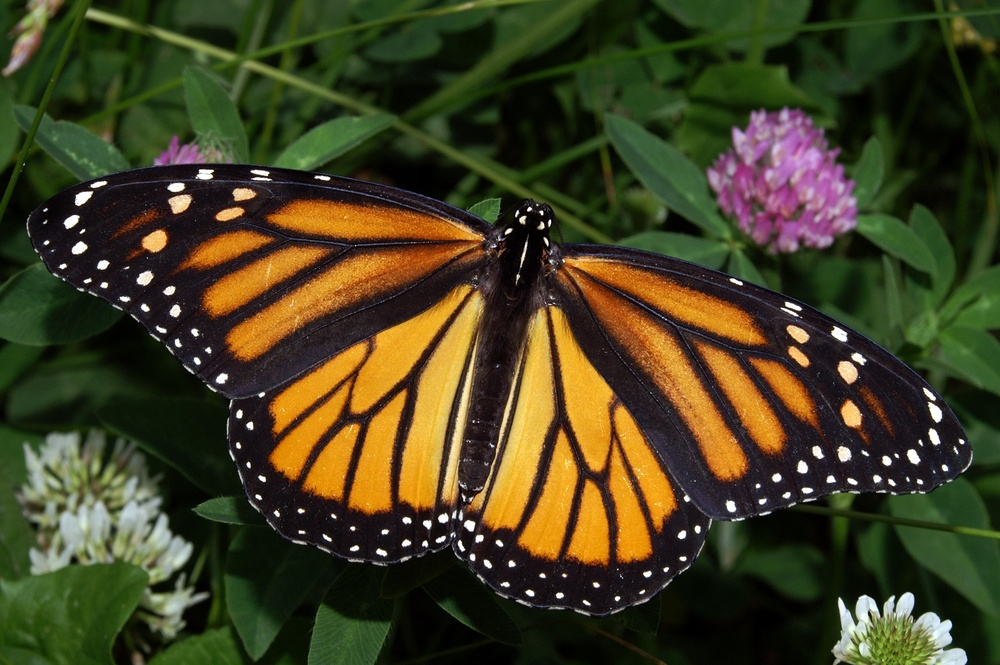
#> input picture Lessons&CourseWorks/1. IntroToComputerVision/3.TypeOfFeatures&Segmentation/3.K-MeansClustering/images/monarch.jpg, 1000 x 665 px, shrunk from 3008 x 2000 before the run
$ jupyter execute K-means-zh.ipynb   (shell and % lines are left out)
#> lines starting #> are read from the running program, lines starting #| are printed output that depends on the picture
# K均值聚类

### 导入资源并显示图像

[cell 1]
import numpy as np
import matplotlib.pyplot as plt
import cv2


# Read in the image
## TODO: Check out the images directory to see other images you can work with
# And select one!
image = cv2.imread('images/monarch.jpg')
#> image is the input picture: shape (665, 1000, 3); mean B, G, R 32.9, 63.4, 66.8

# Change color to RGB (from BGR)
image = cv2.cvtColor(image, cv2.COLOR_BGR2RGB)

plt.imshow(image)

### 为k均值准备数据

[cell 2]
# Reshape image into a 2D array of pixels and 3 color values (RGB)
pixel_vals = image.reshape((-1,3))

# Convert to float type
pixel_vals = np.float32(pixel_vals)

### 实现k均值聚类

[cell 3]
# define stopping criteria
# you can change the number of max iterations for faster convergence!
criteria = (cv2.TERM_CRITERIA_EPS + cv2.TERM_CRITERIA_MAX_ITER, 100, 0.2)

## TODO: Select a value for k
# then perform k-means clustering
k = 3
retval, labels, centers = cv2.kmeans(pixel_vals, k, None, criteria, 10, cv2.KMEANS_RANDOM_CENTERS)
#> retval = 1.32e+09; centers = [[20.65, 24.07, 12.69], [204.1, 153, 80.6], [62.42, 74.72, 37.9]]

# convert data into 8-bit values
centers = np.uint8(centers)
#> centers = [[20, 24, 12], [204, 152, 80], [62, 74, 37]]
segmented_data = centers[labels.flatten()]

# reshape data into the original image dimensions
segmented_image = segmented_data.reshape((image.shape))
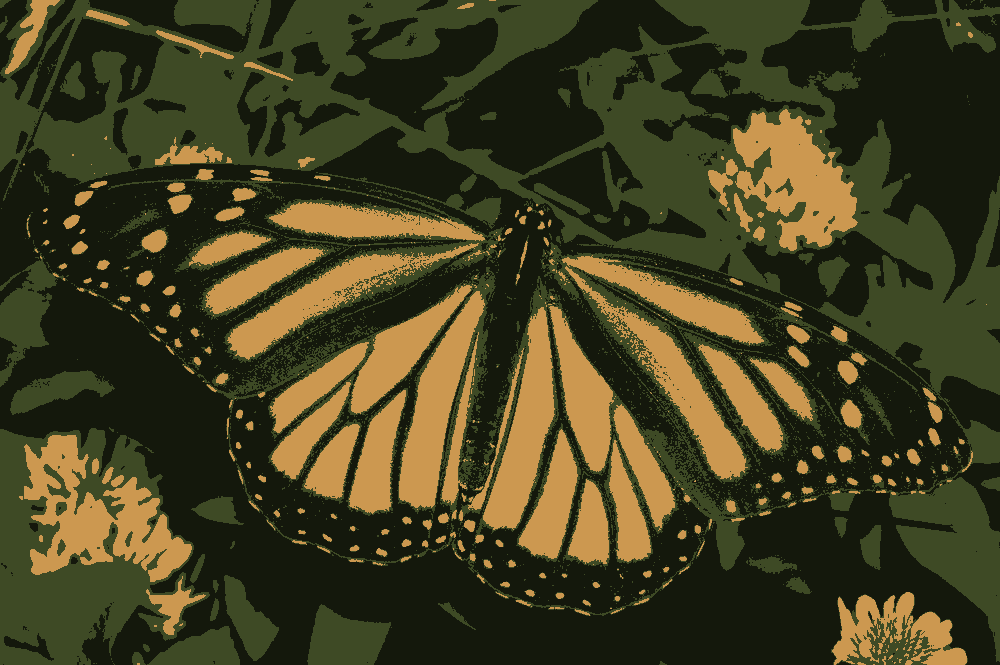
#> segmented_image: shape (665, 1000, 3); mean R, G, B 66.3, 62.9, 32.2
labels_reshape = labels.reshape(image.shape[0], image.shape[1])
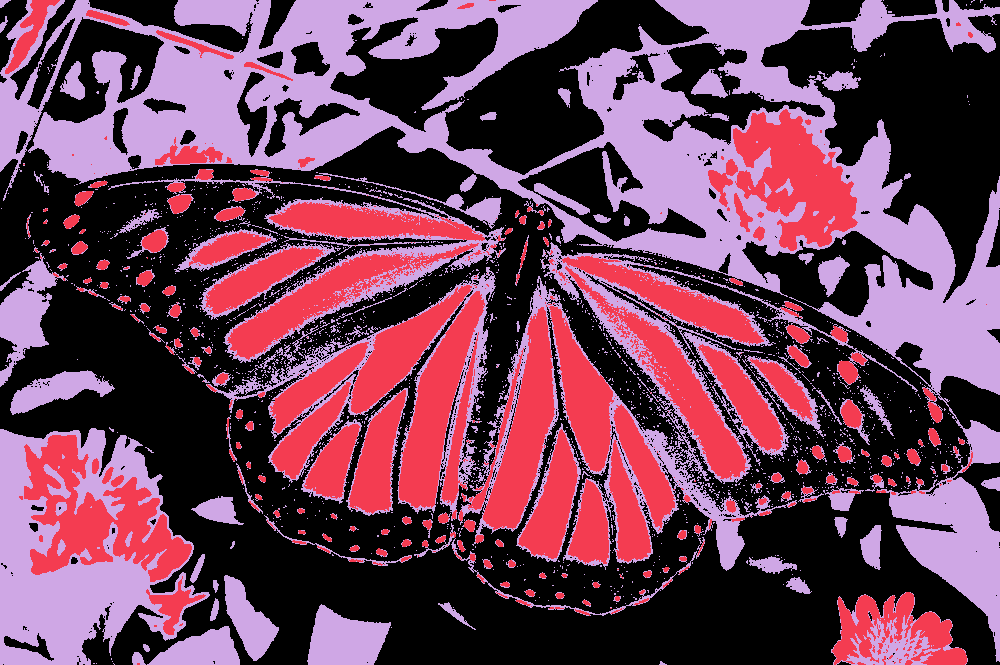
#> labels_reshape: shape (665, 1000) int32; 3 distinct labels, from 0 to 2; one colour per label, 0 black

plt.imshow(segmented_image)

[cell 4]
## TODO: Visualize one segment, try to find which is the leaves, background, etc!
plt.imshow(labels_reshape==0, cmap='gray')
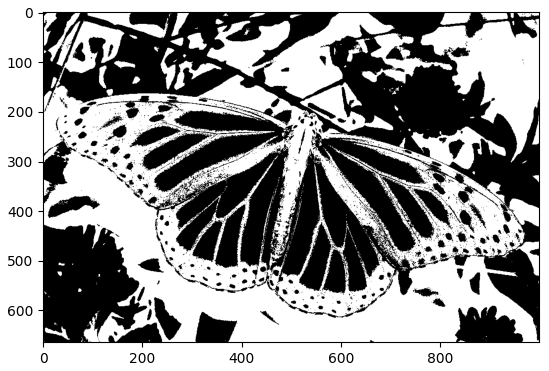
#> figure drawn by matplotlib, 1 panel

[cell 5]
# mask an image segment by cluster

cluster = 0 # the first cluster

masked_image = np.copy(image)
# turn the mask green!
masked_image[labels_reshape == cluster] = [0, 255, 0]
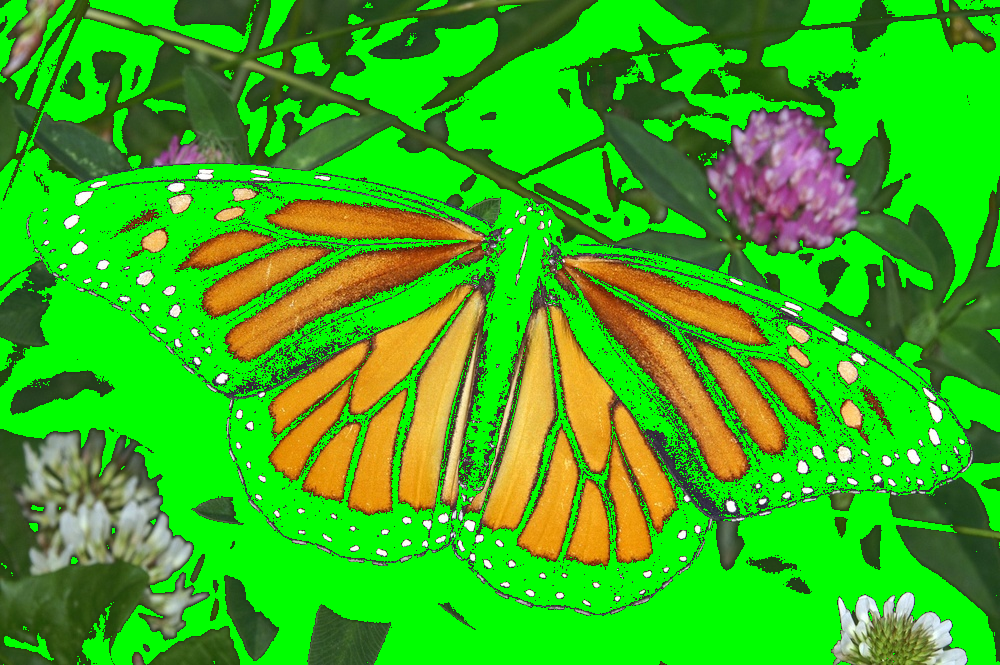
#> masked_image: shape (665, 1000, 3); mean R, G, B 56.5, 178.6, 26.6

plt.imshow(masked_image)

$ run again, with Lessons&CourseWorks/1. IntroToComputerVision/3.TypeOfFeatures&Segmentation/3.K-MeansClustering/images/flamingos.jpg copied over Lessons&CourseWorks/1. IntroToComputerVision/3.TypeOfFeatures&Segmentation/3.K-MeansClustering/images/monarch.jpg
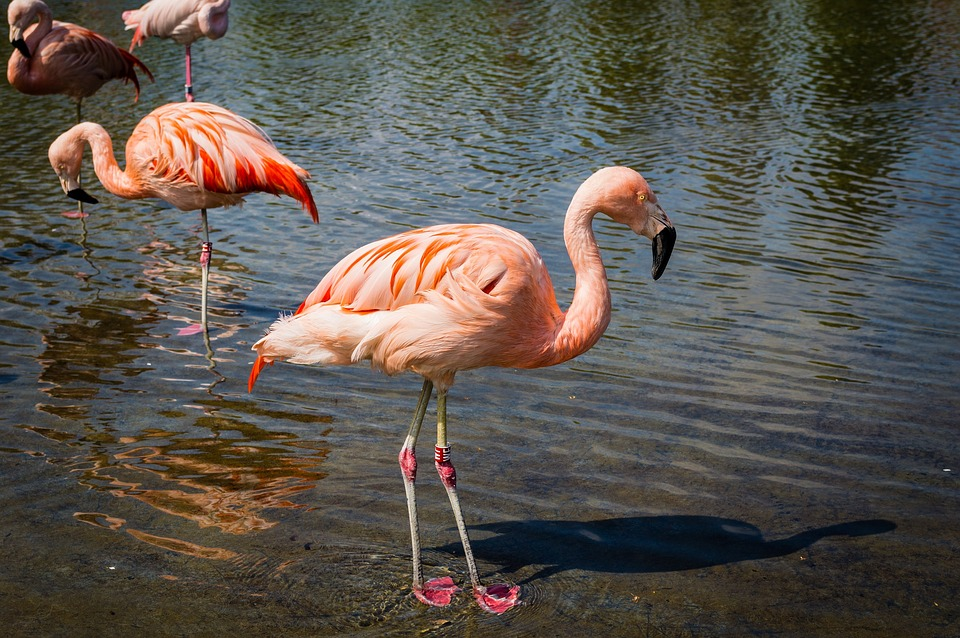
#> input picture Lessons&CourseWorks/1. IntroToComputerVision/3.TypeOfFeatures&Segmentation/3.K-MeansClustering/images/flamingos.jpg, 960 x 638 px
#> image is the input picture: shape (638, 960, 3); mean B, G, R 77.9, 84.9, 91.1
#> `retval, labels, centers = cv2.kmeans(pixel_vals, k, None, criteria, 10..`: retval = 980906149.1; centers = [[104.5, 105.3, 104.7], [232, 181.7, 160.3], [57.82, 52.92, 42.72]]
#> `centers = np.uint8(centers)`: centers = [[104, 105, 104], [232, 181, 160], [57, 52, 42]]
#> `labels_reshape = labels.reshape(image.shape[0], image.shape[1])`:
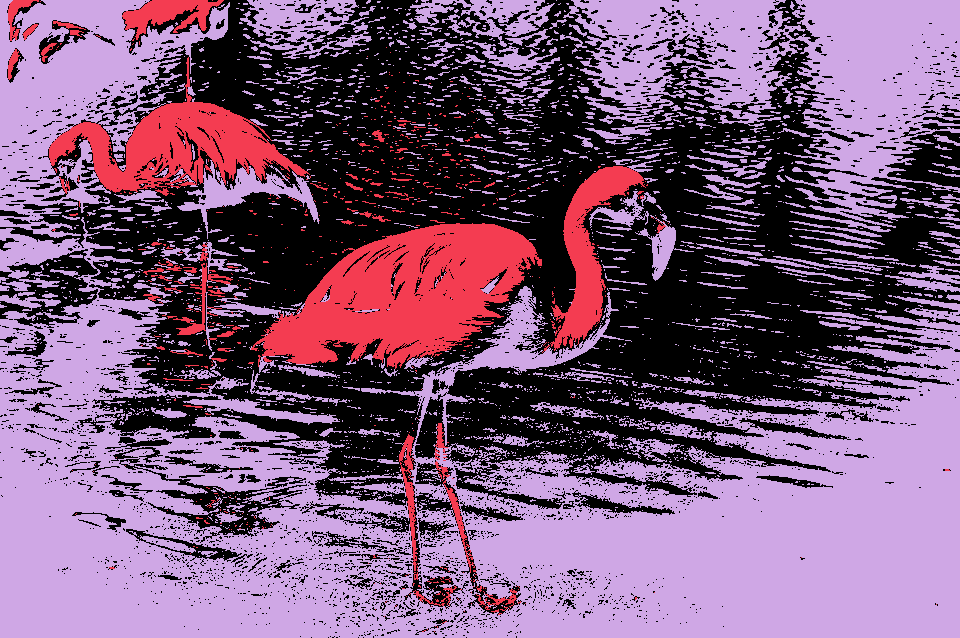
#> labels_reshape: shape (638, 960) int32; 3 distinct labels, from 0 to 2; one colour per label, 0 black
#> `masked_image[labels_reshape == cluster] = [0, 255, 0]`:
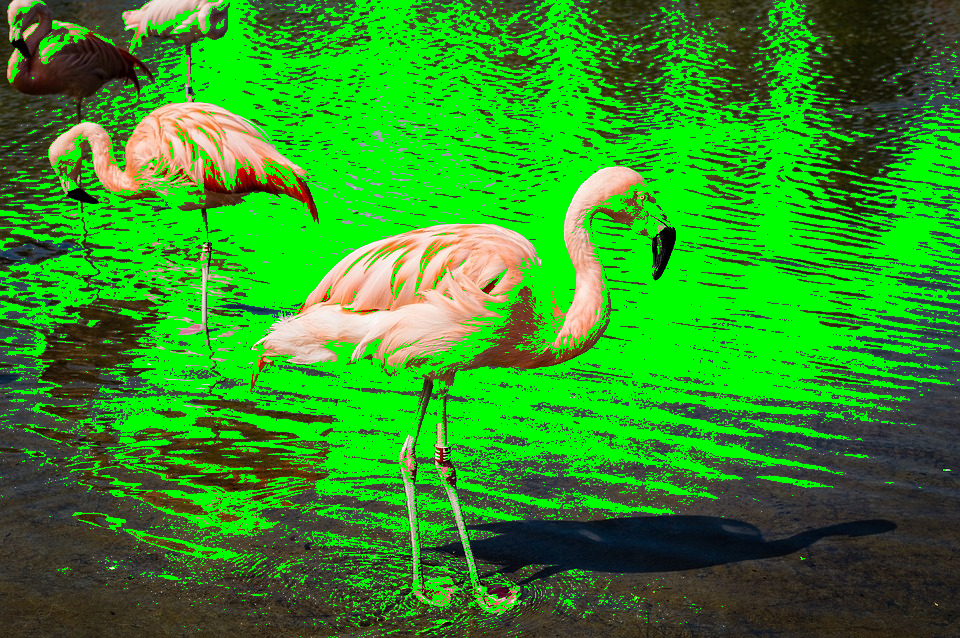
#> masked_image: shape (638, 960, 3); mean R, G, B 47.5, 147.4, 34.2

$ run again, with Lessons&CourseWorks/1. IntroToComputerVision/3.TypeOfFeatures&Segmentation/3.K-MeansClustering/images/oranges_orig.jpg copied over Lessons&CourseWorks/1. IntroToComputerVision/3.TypeOfFeatures&Segmentation/3.K-MeansClustering/images/monarch.jpg
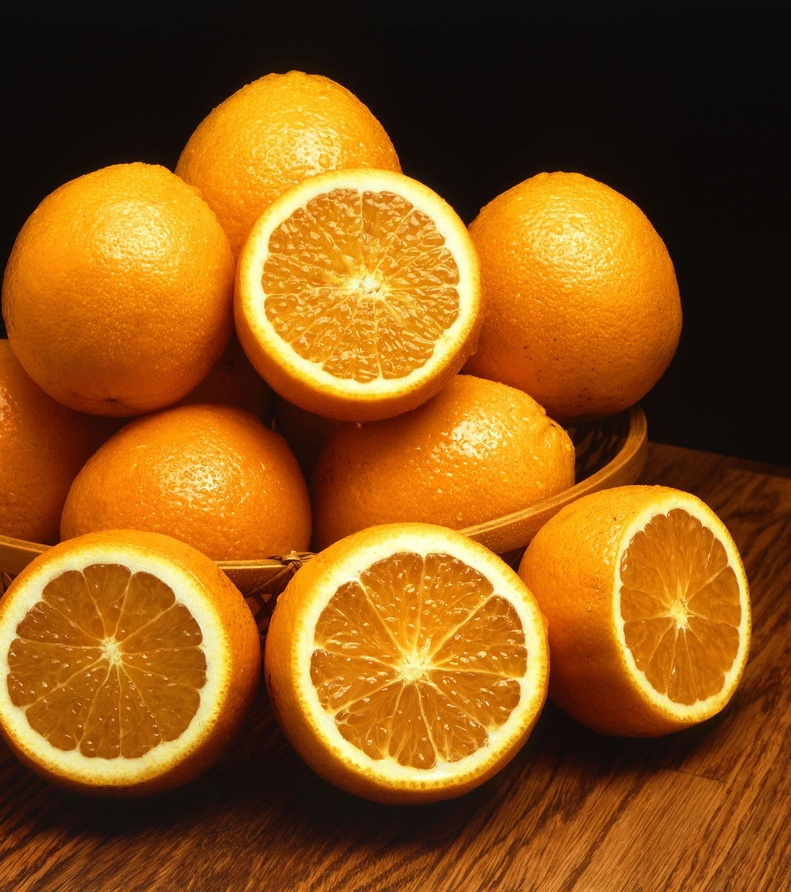
#> input picture Lessons&CourseWorks/1. IntroToComputerVision/3.TypeOfFeatures&Segmentation/3.K-MeansClustering/images/oranges_orig.jpg, 791 x 892 px, shrunk from 1999 x 2254 before the run
#> image is the input picture: shape (892, 791, 3); mean B, G, R 22.6, 85.5, 140
#> `retval, labels, centers = cv2.kmeans(pixel_vals, k, None, criteria, 10..`: retval = 1.57e+09; centers = [[197.6, 105.4, 10.68], [247.3, 204.4, 86.88], [39.52, 17.75, 8.27]]
#> `centers = np.uint8(centers)`: centers = [[197, 105, 10], [247, 204, 86], [39, 17, 8]]
#> `labels_reshape = labels.reshape(image.shape[0], image.shape[1])`:
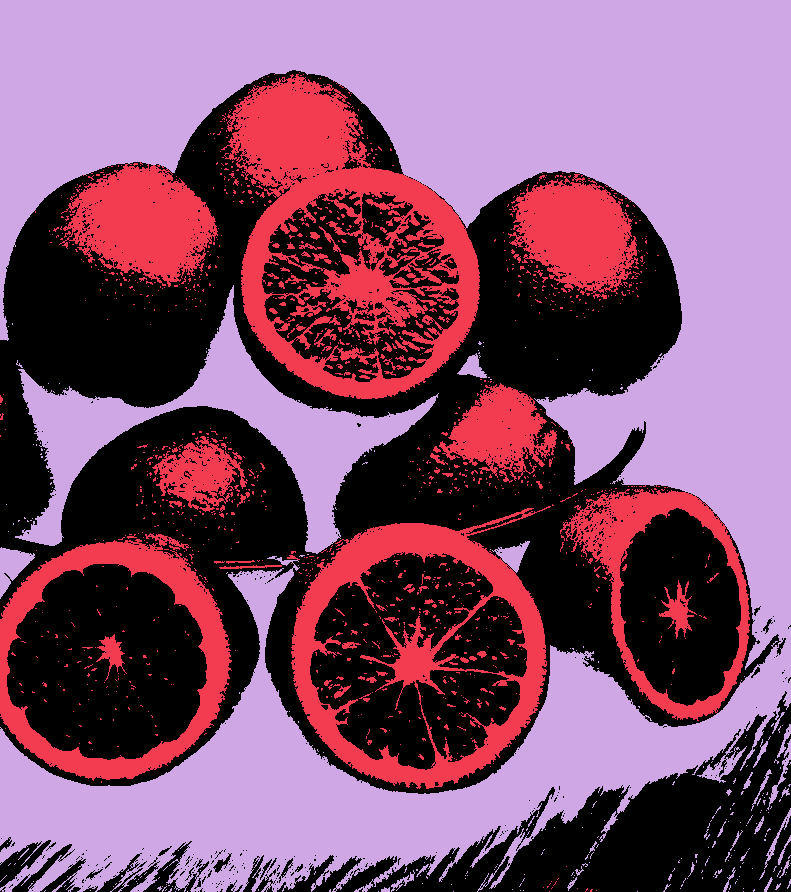
#> labels_reshape: shape (892, 791) int32; 3 distinct labels, from 0 to 2; one colour per label, 0 black
#> `masked_image[labels_reshape == cluster] = [0, 255, 0]`:
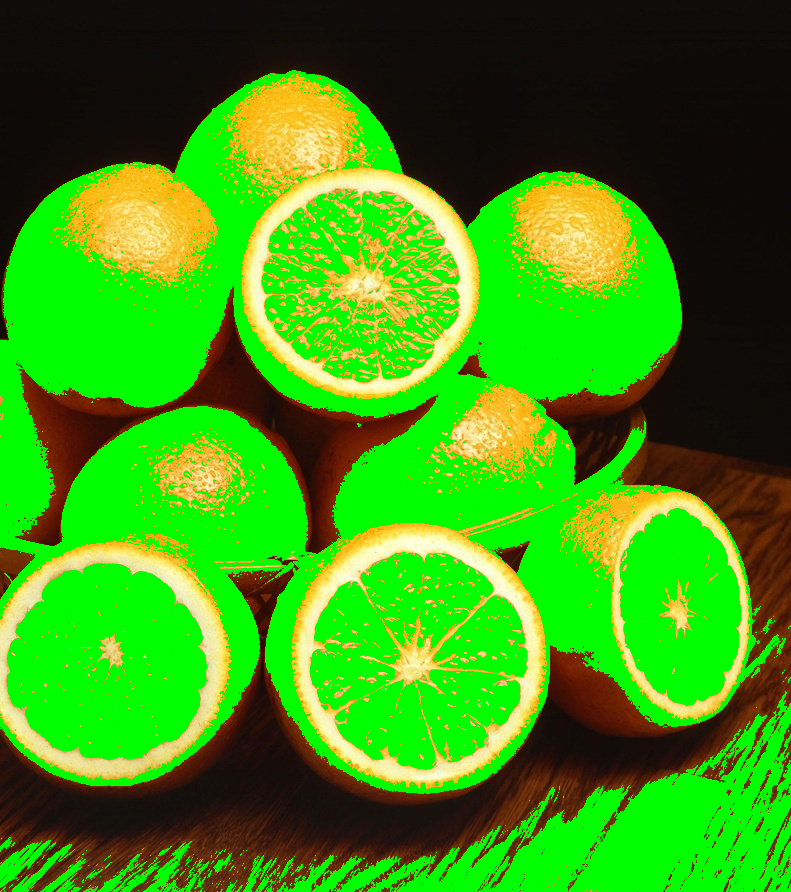
#> masked_image: shape (892, 791, 3); mean R, G, B 58.3, 147.3, 18.1

$ run again, with Lessons&CourseWorks/1. IntroToComputerVision/3.TypeOfFeatures&Segmentation/3.K-MeansClustering/images/pancakes.jpg copied over Lessons&CourseWorks/1. IntroToComputerVision/3.TypeOfFeatures&Segmentation/3.K-MeansClustering/images/monarch.jpg
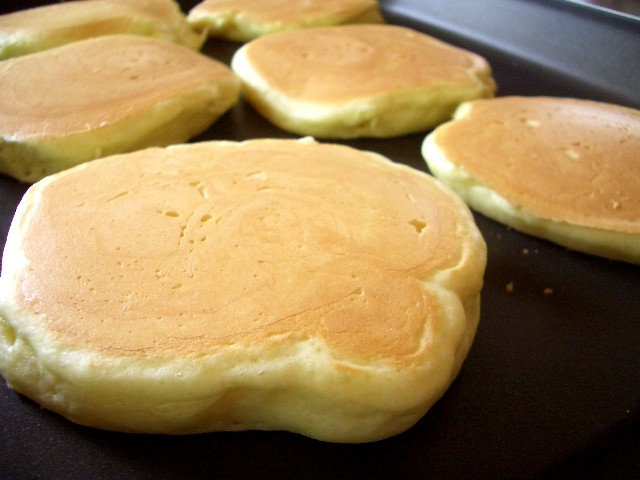
#> input picture Lessons&CourseWorks/1. IntroToComputerVision/3.TypeOfFeatures&Segmentation/3.K-MeansClustering/images/pancakes.jpg, 640 x 480 px
#> image is the input picture: shape (480, 640, 3); mean B, G, R 85.1, 130.4, 157.3
#> `retval, labels, centers = cv2.kmeans(pixel_vals, k, None, criteria, 10..`: retval = 589929744.8; centers = [[28.96, 18.97, 11], [230.5, 193.5, 132.9], [147.2, 122.4, 64.91]]
#> `centers = np.uint8(centers)`: centers = [[28, 18, 11], [230, 193, 132], [147, 122, 64]]
#> `labels_reshape = labels.reshape(image.shape[0], image.shape[1])`:
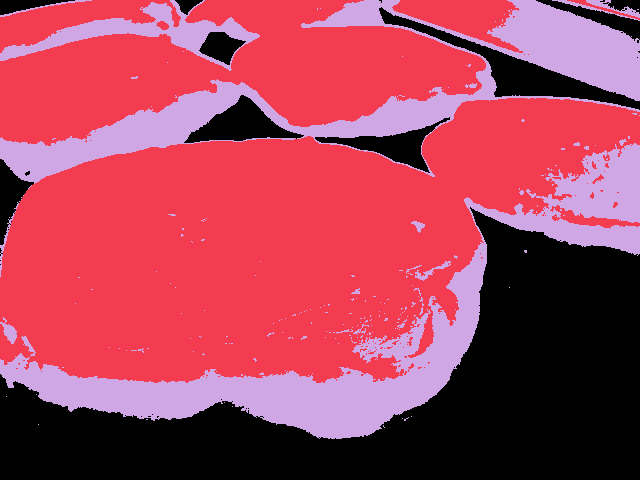
#> labels_reshape: shape (480, 640) int32; 3 distinct labels, from 0 to 2; one colour per label, 0 black
#> `masked_image[labels_reshape == cluster] = [0, 255, 0]`:
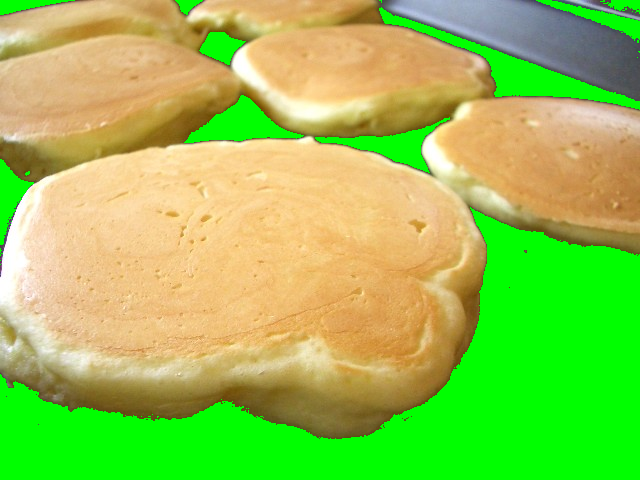
#> masked_image: shape (480, 640, 3); mean R, G, B 149.2, 196.2, 82
